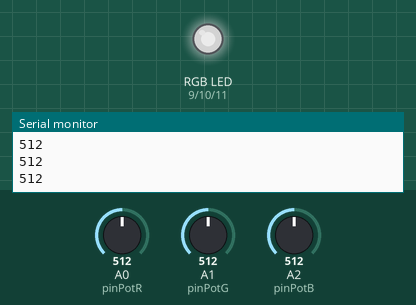
Recording of a sketch running on a simulated Arduino Uno, built with avr-gcc and run on an emulated ATmega328P. Parts: an RGB LED mixed from three pins (HIGH = lit), the last lines printed to the serial monitor. The test bench sets the inputs (shaded band); at power-on: A0 (pinPotR) = 512, A1 (pinPotG) = 512, A2 (pinPotB) = 512. Dim RGB values are drawn brighter than linear.

Above: at 1.2 s.
1.3 s: A0 (pinPotR) set to 716
At 1.8 s:
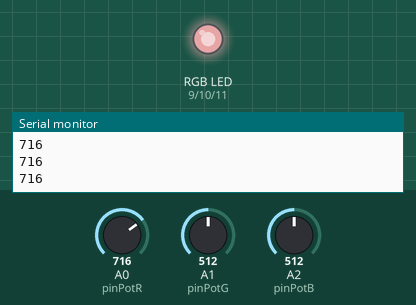
2.8 s: A1 (pinPotG) set to 716
At 4.0 s:
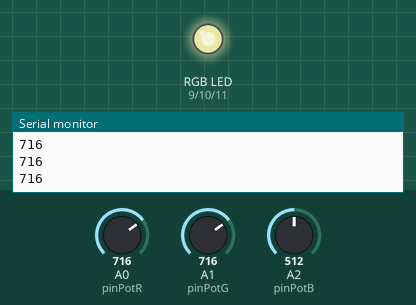
4.3 s: A2 (pinPotB) set to 716
At 5.3 s:
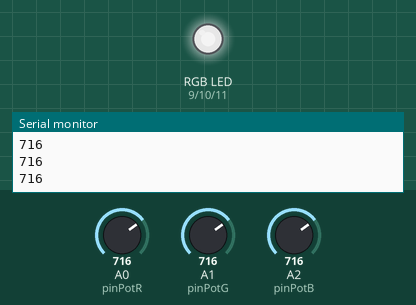
5.8 s: A0 (pinPotR) set to 900
At 6.5 s:
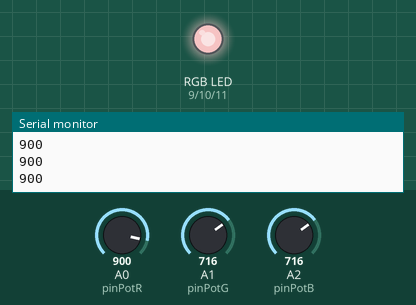
7.3 s: A1 (pinPotG) set to 900
At 8.5 s:
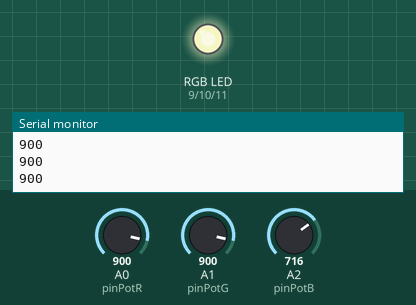
8.8 s: A2 (pinPotB) set to 900
At 10.0 s:
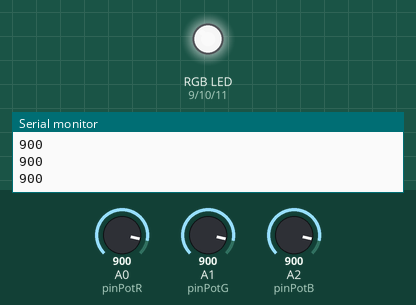
Timing chart, 0 to 11.3 s (numbered marks = the images above; inputs shaded):
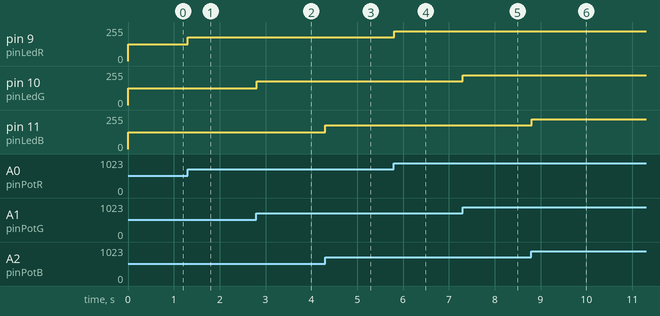

The sketch:

3PotentiometersRGB.ino
```cpp
const int pinLedR = 9;
const int pinLedG = 10;
const int pinLedB = 11;

const int pinPotR = A0;
const int pinPotG = A1;
const int pinPotB = A2;

unsigned int valuePotR = 0;
unsigned int valuePotG = 0;
unsigned int valuePotB = 0;

unsigned int ledValueR = 0;
unsigned int ledValueG = 0;
unsigned int ledValueB = 0;

void setup() {
  pinMode(pinPotR, INPUT);
  pinMode(pinPotG, INPUT);
  pinMode(pinPotB, INPUT);

  pinMode(pinLedR, OUTPUT);
  pinMode(pinLedG, OUTPUT);
  pinMode(pinLedB, OUTPUT);
  Serial.begin(9600);
}

void loop() {
  valuePotR =  analogRead(pinPotR);
  valuePotG =  analogRead(pinPotG);
  valuePotB =  analogRead(pinPotB);

  ledValueR = map(valuePotR, 0, 1023, 0, 255);
  ledValueG = map(valuePotG, 0, 1023, 0, 255);
  ledValueB = map(valuePotB, 0, 1023, 0, 255);

  analogWrite(pinLedR, ledValueR);
  analogWrite(pinLedG, ledValueG);
  analogWrite(pinLedB, ledValueB);

  Serial.println(valuePotR);
}
```

Measured:
- after the input at 1.3 s, pin 9 (pinLedR): 127/255 → 178/255 at once
- after the input at 2.8 s, pin 10 (pinLedG): 127/255 → 178/255 at once
- after the input at 4.3 s, pin 11 (pinLedB): 127/255 → 178/255 at once
- after the input at 5.8 s, pin 9 (pinLedR): 178/255 → 224/255 at once
- after the input at 7.3 s, pin 10 (pinLedG): 178/255 → 224/255 at once
- after the input at 8.8 s, pin 11 (pinLedB): 178/255 → 224/255 at once
